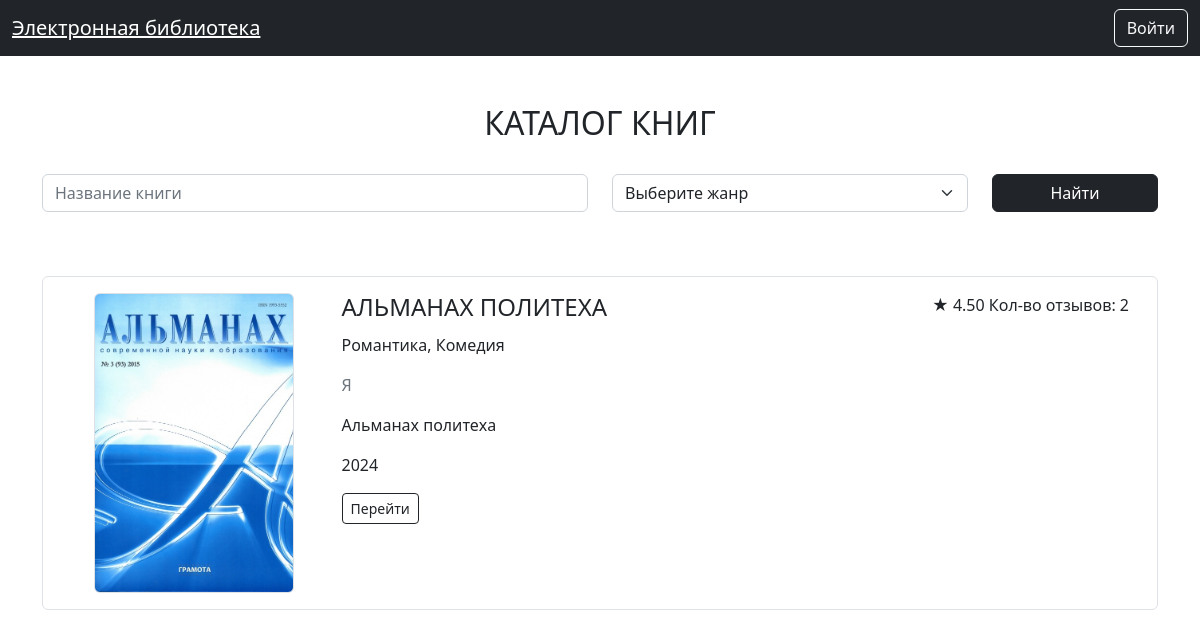
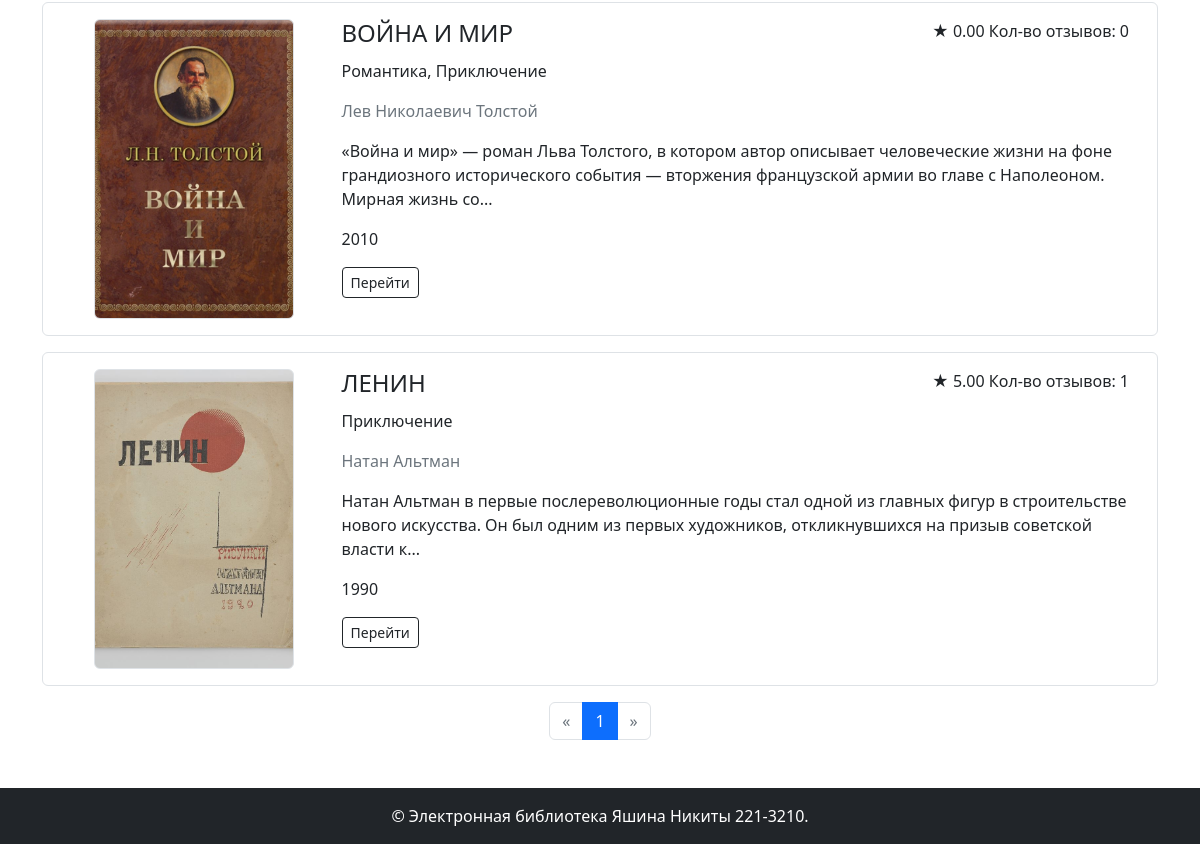
/books/, run on an earlier commit of the app's database (2 pictures, top to bottom).
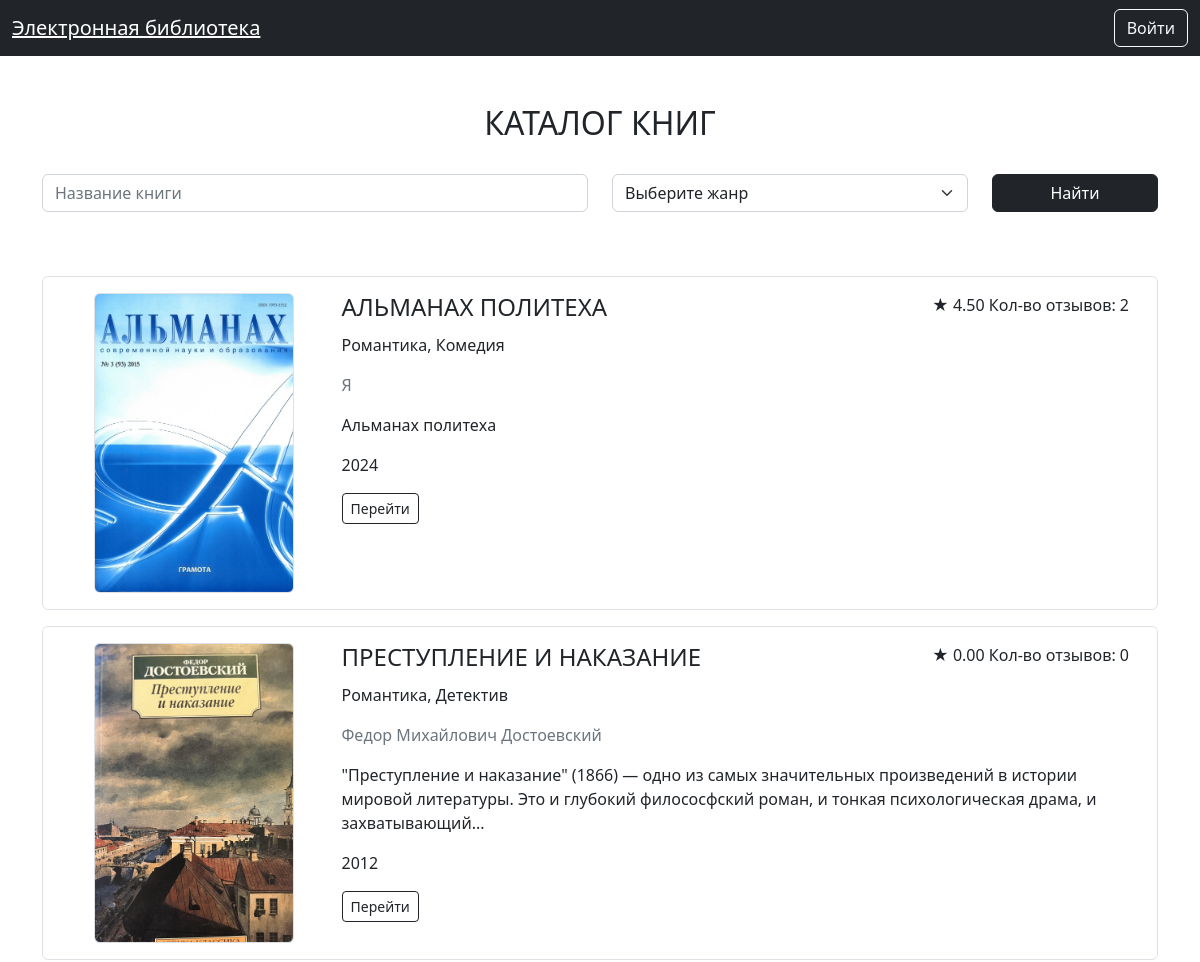
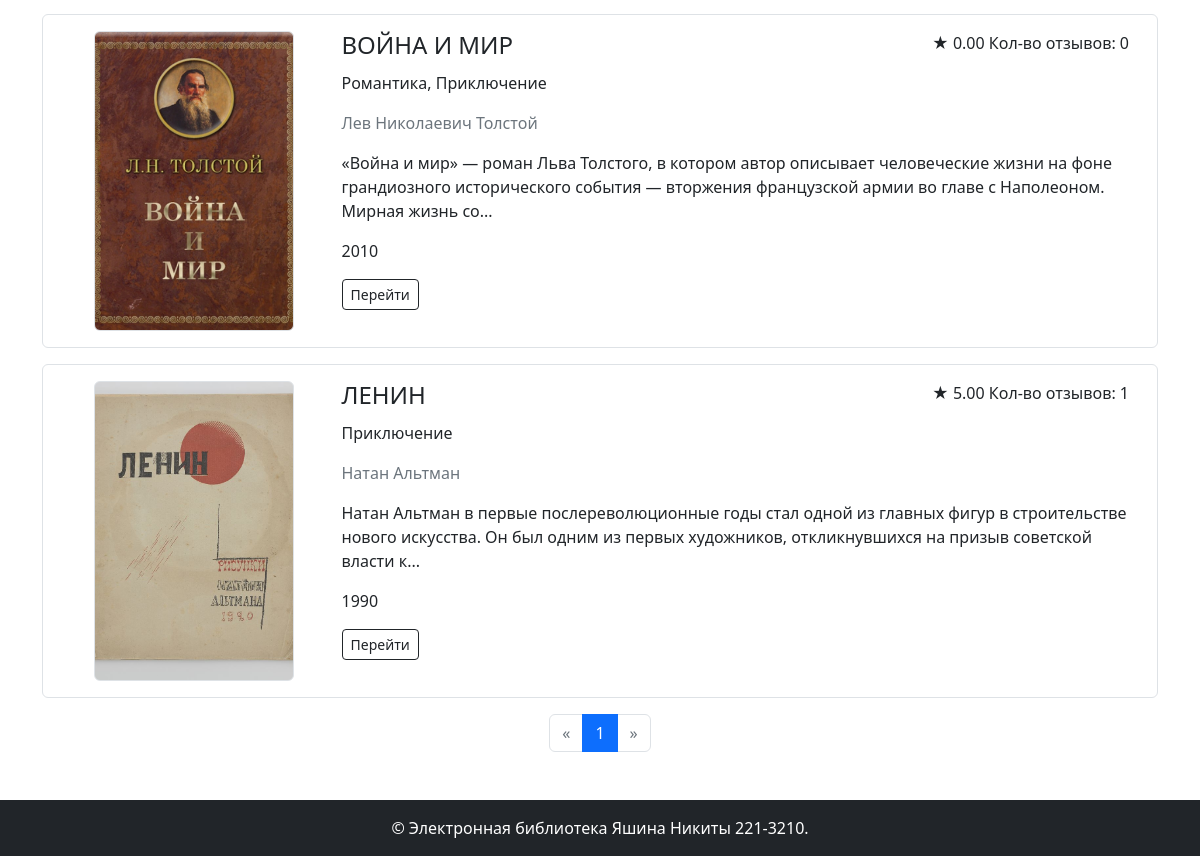
And on a later commit of the database (2 pictures, top to bottom).
### models.py (models this page shows)
class Book(db.Model):
    id = db.Column(db.Integer, primary_key=True)
    title = db.Column(db.String, nullable=False)
    description = db.Column(db.Text, nullable=False)
    year = db.Column(db.Integer, nullable=False)
    publisher = db.Column(db.String, nullable=False)
    author = db.Column(db.String, nullable=False)
    pages = db.Column(db.Integer, nullable=False)
    cover_id = db.Column(db.Integer, db.ForeignKey('cover.id'), nullable=False)
    rating_count = db.Column(db.Integer, nullable=False)
    rating_sum = db.Column(db.Integer, nullable=False)
    cover = db.relationship('Cover', backref=db.backref('books', lazy=True))
    genres = db.relationship('Genre', secondary='book_genre', backref=db.backref('books', lazy='dynamic'))
    @property
    def rating(self):
        try:
            return self.rating_sum / self.rating_count
        except ZeroDivisionError:
            return 0

### books.py (the view)
@books_bp.route('/')
def index():
    req = db.select(Book).order_by(Book.year.desc())
    if request.args.get('name'):
        req = req.filter(Book.title.ilike(f'%{request.args.get("name")}%'))
    if len(request.args.getlist('genre_ids')):
        req = req.join(Book.genres).filter(Genre.id.in_(request.args.getlist("genre_ids")))
    page = request.args.get('page', 1, type=int)
    pagination = db.paginate(req, page=page, per_page=10)
    books = pagination.items
    genres = db.session.execute(db.select(Genre)).scalars()
    return render_template('books/index.html',
                           books=books,
                           genres=genres,
                           pagination=pagination,
                           search_params=search_params())

### books.py (called while the page is built)
def search_params():
    return {
        'name': request.args.get('name'),
        'genre_ids': [x for x in request.args.getlist('genre_ids') if x],
    }

### templates/books/index.html (shortened to what this page needs)
{% extends 'base.html' %}
{% from 'pagination.html' import render_pagination %}
{% block content %}
<div class="container">
    <div class="my-5">
        <h2 class="mb-3 text-center text-uppercase font-weight-bold">Каталог книг</h2>
        <form class="mb-5 mt-3 row align-items-center">
            <div class="col-md-6 my-3">
                <input autocomplete="off" type="text" class="form-control" id="book-title" name="name" value="{{ request.args.get('name') or '' }}" placeholder="Название книги">
            </div>
            <div class="col-md-4 my-3">
                <select class="form-select" id="book-genre" name="genre_ids" title="Жанр книги">
                    <option value="">Выберите жанр</option>
                </select>
            </div>
            <div class="col-md-2 my-3 align-self-end">
                <button type="submit" class="btn btn-dark w-100 mt-auto">Найти</button>
            </div>
        </form>
    </div>
    <div class="books-list container-fluid mt-3 mb-3">
        {% for book in books %}
            <div class="row p-3 border rounded mb-3" data-url="{{ url_for('books.show', book_id=book.id) }}">
                <div class="col-md-3 mb-3 mb-md-0 d-flex align-items-center justify-content-center">
                    <div class="book-logo img-fluid img-thumbnail" style="background-image: url({{ url_for('image', image_id=book.cover_id) }});">
                    </div>
                </div>
                <div class="col-md-9 align-items-center">
                    <div class="d-flex">
                        <h4 class="text-uppercase">{{ book.title }}</h4>
                        <p class="ms-auto rating">
                            <span>★</span> <span>{{ "%.2f" | format(book.rating) }}</span> <span>Кол-во отзывов: {{ book.rating_count }}</span>
                        </p>
                    </div>
                    <p>{{ book.genres | map(attribute='name') | join(', ') }}</p>
                    <p class="text-muted my-3">{{ book.author }}</p>
                    <p>{{ book.description | truncate(200) }}</p>
                    <p>{{book.year}}</p>
                    <a href="{{ url_for('books.show', book_id=book.id) }}" class="btn btn-sm btn-outline-dark me-2">Перейти</a>
                </div>
            </div>
        {% endfor %}
    </div>
    <div class="mb-5">
        {{ render_pagination(pagination, request.endpoint, search_params) }}
    </div>
</div>
{% endblock %}

### templates/base.html (shortened to what this page needs)
<!doctype html>
<html lang="ru" class="h-100">
<head>
    <link href="https://cdn.jsdelivr.net/npm/bootstrap@5.2.0-beta1/dist/css/bootstrap.min.css" rel="stylesheet"
>
    <link rel="stylesheet" href="{{ url_for('static', filename='styles.css') }}">
</head>
<body class="d-flex flex-column h-100">
    <header>
        <nav class="navbar navbar-dark bg-dark">
            <div class="container-fluid">
                <div class="logo navbar-brand">
                    <a href="{{ url_for('index') }}" class=" text-white">
                        Электронная библиотека
                    </a>
                </div>
                {% if current_user.is_authenticated %}
                    <div class="d-flex">
                        <a class="btn btn-outline-light me-2" href="{{ url_for('books.index') }}">Книги</a>
                        <a class="btn btn-outline-light" href="{{ url_for('auth.logout') }}">Выйти</a>
                    </div>
                {% else %}
                    <a class="btn btn-outline-light" href="{{ url_for('auth.login') }}">Войти</a>
                {% endif %}
            </div>
        </nav>
    </header>
    <main class="main flex-grow-1">
       {% block content %}
       {% endblock %}
    </main>
    <footer class="bg-dark text-white d-flex align-items-center justify-content-center py-3">
        &copy; Электронная библиотека Яшина Никиты 221-3210.
    </footer>
</body>
</html>

### templates/pagination.html
{% macro render_pagination(pagination, endpoint, params={}) %}
    {% set per_page = pagination.per_page %}
    <nav>
        <ul class="pagination justify-content-center">
            <li class="page-item {% if not pagination.has_prev %}disabled{% endif %}">
                <a class="page-link" href="{{ url_for(endpoint, page=(pagination.page - 1), per_page=per_page, **params) if pagination.has_prev else '#' }}" aria-label="Previous">
                    <span aria-hidden="true">&laquo;</span>
                </a>
            </li>
            {%- for page in pagination.iter_pages() %}
                {% if page %}
                    <li class="page-item {% if page == pagination.page %}active{% endif %}">
                        <a class="page-link" href="{{ url_for(endpoint, page=page, per_page=per_page, **params) }}">
                            {{ page }}
                        </a>
                    </li>
                {% endif %}
            {%- endfor %}
            <li class="page-item {% if not pagination.has_next %}disabled{% endif %}">
                <a class="page-link" href="{{ url_for(endpoint, page=(pagination.page + 1), per_page=per_page, **params) if pagination.has_next else '#' }}" aria-label="Next">
                    <span aria-hidden="true">&raquo;</span>
                </a>
            </li>
        </ul>
    </nav>
{% endmacro %}

### static/styles.css (style rules this page uses)
.book-logo { min-height: 300px; height: 100%; width: 200px; background-repeat: no-repeat; background-position: center; background-size: cover; object-fit: cover; }

What changed in the data, as far as the page shows it:
added Book: shows a picture, title "ПРЕСТУПЛЕНИЕ И НАКАЗАНИЕ", rating "0.00", rating_count "0", genres|map "Романтика, Детектив", author "Федор Михайлович Достоевский", description "\"Преступление и наказание\" (1866) — одно из самых значительных произведений в истории мировой литературы. Это и глубокий филососфский роман, и тонкая психологическая драма, и захватывающий...", year "2012"
